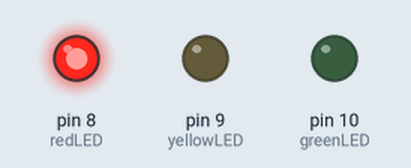
The sketch below on a simulated Arduino Uno, built with avr-gcc and run on an emulated ATmega328P. Parts: output pins drawn as LEDs (lit = HIGH).

Above: at 2.5 s.
At 6.0 s:
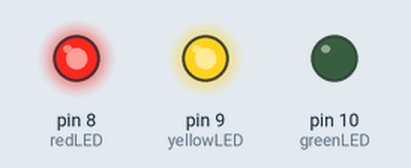
At 9.5 s:
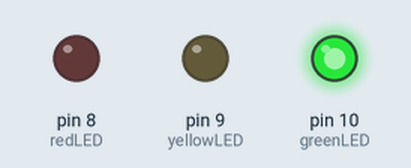
At 13.0 s:
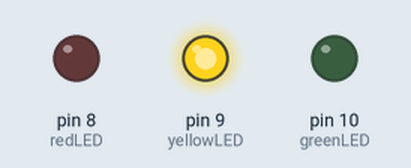
Timing chart, 0 to 18.2 s (numbered marks = the images above):
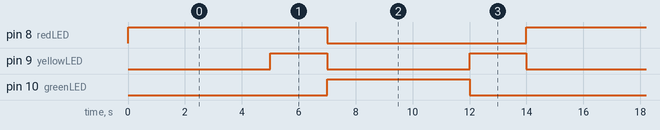

Measured:
- by itself, pin 8 (redLED): alternates HIGH for 7.0 s and LOW for 7.0 s
- by itself, pin 9 (yellowLED): alternates HIGH for 2.0 s and LOW for 5.0 s
- by itself, pin 10 (greenLED): alternates HIGH for 5.0 s and LOW for 9.0 s

The sketch:

trafficlights.ino
```cpp
// Traffic light pins
int redLED = 8;
int yellowLED = 9;
int greenLED = 10;

void setup() {
  // Set pins as OUTPUT
  pinMode(redLED, OUTPUT);
  pinMode(yellowLED, OUTPUT);
  pinMode(greenLED, OUTPUT);
}

void loop() {
  // RED ON
  digitalWrite(redLED, HIGH);
  digitalWrite(yellowLED, LOW);
  digitalWrite(greenLED, LOW);
  delay(5000); // Red for 5 seconds

  // RED + YELLOW ON (prepare to go)
  digitalWrite(yellowLED, HIGH);
  delay(2000); // Yellow + Red for 2 seconds

  // GREEN ON
  digitalWrite(redLED, LOW);
  digitalWrite(yellowLED, LOW);
  digitalWrite(greenLED, HIGH);
  delay(5000); // Green for 5 seconds

  // YELLOW ON (prepare to stop)
  digitalWrite(greenLED, LOW);
  digitalWrite(yellowLED, HIGH);
  delay(2000); // Yellow for 2 seconds
}
```
